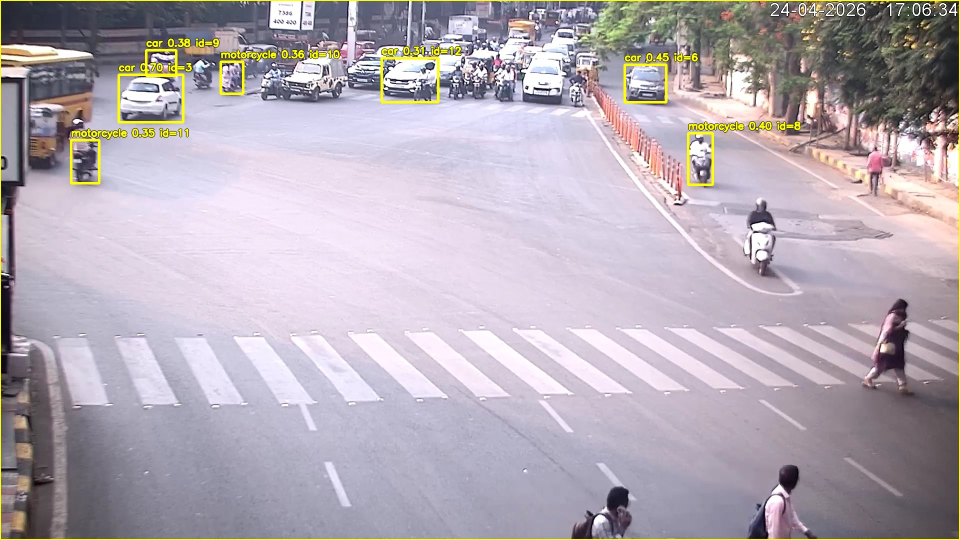
#> input picture validation/v18-fp16/exact-overlay/vehicle-detections.jpg, 1920 x 1080 px (shown at 1/2 size)
$ python -i motion_gate.py   (imports and definitions only)
#> lines starting #> are read from the running program, lines starting #| are printed output that depends on the picture
#> further down, picture is the input picture: shape (1080, 1920, 3); mean B, G, R 180.6, 171.3, 180.4
"""Built-in motion-gated inference controller.

The gate is an internal CV runtime optimization, not a Management contract
feature. The worker starts in ACTIVE mode, runs inference normally, and only
stands down after several fully evaluated no-detection frames. In idle MOTION
mode, cheap optical flow watches frames and a periodic sweep rechecks the
models.
"""
from __future__ import annotations

from collections import deque
from typing import Deque

import cv2
import numpy as np

GATE_WIDTH, GATE_HEIGHT = 320, 180


class MotionGateGray:
    """Lucas-Kanade motion vote on a downscaled BGR frame."""

    MAG_TH = 0.2
    MEANMAG_TH = 0.08
    MOVEPCT_TH = 2.0
    CONS_TH = 0.42

    def __init__(self, redet_every: int = 25) -> None:
        self._clahe = cv2.createCLAHE(clipLimit=2.0, tileGridSize=(8, 8))
        self._lk = {
            "winSize": (15, 15),
            "maxLevel": 2,
            "criteria": (
                cv2.TERM_CRITERIA_EPS | cv2.TERM_CRITERIA_COUNT,
                10,
                0.03,
            ),
        }
        self._prev_gray = None
        self._prev_pts = None
        self._n = 0
        self._redet_every = int(redet_every)

    # [4 lines left out: function reset, not called in this run]

    def update(self, bgr: np.ndarray) -> bool:
        small = cv2.resize(bgr, (GATE_WIDTH, GATE_HEIGHT),
                           interpolation=cv2.INTER_LINEAR)
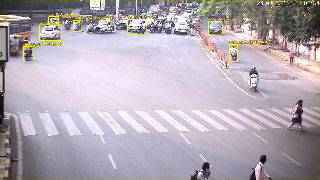
#> small: shape (180, 320, 3); mean B, G, R 180.6, 170.6, 179.7
        gray = cv2.cvtColor(small, cv2.COLOR_BGR2GRAY)
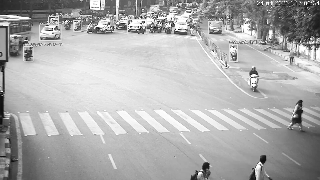
#> gray: shape (180, 320); min 8, max 255, mean 174.5
        gray = self._clahe.apply(gray)
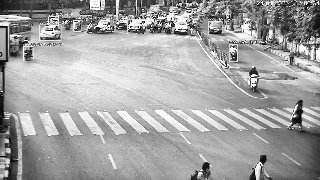
#> gray: shape (180, 320); min 3, max 255, mean 162.7
        candidate = False
        if self._prev_gray is not None and self._prev_pts is not None:
            nxt, st, _ = cv2.calcOpticalFlowPyrLK(
                self._prev_gray, gray, self._prev_pts, None, **self._lk
            )
            if nxt is not None and st is not None:
                valid = st.reshape(-1) == 1
                good_old = self._prev_pts.reshape(-1, 2)[valid]
                good_new = nxt.reshape(-1, 2)[valid]
            else:
                good_old = np.empty((0, 2), np.float32)
                good_new = np.empty((0, 2), np.float32)
            if len(good_new):
                delta = good_new - good_old
                magnitude = np.sqrt((delta ** 2).sum(axis=1))
                moving = magnitude > self.MAG_TH
                mean_mag = float(magnitude.mean())
                move_pct = float(moving.sum() / len(good_new) * 100.0)
                if moving.sum():
                    angle = np.arctan2(delta[moving, 1], delta[moving, 0])
                    hist, _ = np.histogram(angle, bins=8, range=(-np.pi, np.pi))
                    consistency = float(hist.max() / moving.sum())
                else:
                    consistency = 0.0
                candidate = (
                    move_pct > self.MOVEPCT_TH
                    and mean_mag > self.MEANMAG_TH
                    and consistency > self.CONS_TH
                )
            self._prev_pts = (
                good_new.reshape(-1, 1, 2) if len(good_new) else None
            )
        self._n += 1
        if (
            self._prev_pts is None
            or len(self._prev_pts) == 0
            or self._n % self._redet_every == 1
        ):
            points = cv2.goodFeaturesToTrack(
                gray, maxCorners=300, qualityLevel=0.01, minDistance=7,
                blockSize=7,
            )
#> points = 252 rows, first 8: [6, 28], [171, 23], [252, 81], [129, 26], [143, 19], [311, 46], [99, 7], [318, 1]
            if points is not None:
                self._prev_pts = points
#> self._prev_pts has the same summary as points
        self._prev_gray = gray.copy()
        return candidate


class MotionGateController:
    """ACTIVE -> MOTION -> ACTIVE inference state machine."""

    # [82 lines left out: functions __init__, reset, update, observe_models, not called in this run]

>>> import cv2
>>> picture = cv2.imread('../../../../../../../validation/v18-fp16/exact-overlay/vehicle-detections.jpg')
>>> result = MotionGateGray().update(picture)
#> result = False
